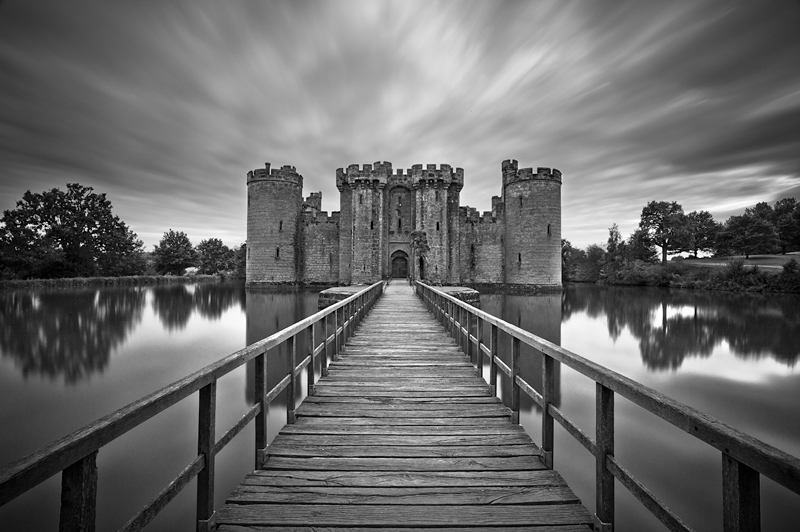
#> input picture calculate_histogram/image.png, 800 x 532 px
$ python main.py
#> lines starting #> are read from the running program, lines starting #| are printed output that depends on the picture
import cv2
import matplotlib.pyplot as plt
import numpy as np


def calculate_histogram(image):
    # Görüntünün genişliği ve yüksekliği alınıyor
    w, h = image.shape

    # Histogramı tutmak için 256 elemanlı bir dizi oluşturuluyor
    hist = [0] * 256

    # Her pikselin değerine göre histogram hesaplanıyor
    for v in range(h):
        for u in range(w):
            pixel_value = image[u, v]
            hist[pixel_value] += 1

    return hist


# Görüntüyü dosyadan okuma
image_path = "image.png"  # Gerçek dosya yoluyla değiştirin
image = cv2.imread(image_path, cv2.IMREAD_GRAYSCALE)
#> image is the input picture: shape (532, 800); min 0, max 255, mean 106.5
#IMREAD_GRAYSCALE :Bu, görüntünün gri tonlu olarak okunmasını sağlar. Eğer bu parametre verilmezse, görüntü renkli olarak okunur.

# Görüntü okunamazsa, uygun bir hata mesajı gösterilebilir
if image is None:
    print("Görüntü okunamadı. Lütfen dosya yolunu kontrol edin.")
else:
    # Histogramı hesapla
    histogram = calculate_histogram(image)
#> after the loop in calculate_histogram, `for v in range(h):`: hist = 256 values, max 3145 at index 66, min 52 at index 253, mean 1662.5
#> histogram has the same summary as hist in calculate_histogram
    print("Histogram:", histogram)
#> (printed output is left out)

    # Histogram grafiğini çiz
    plt.bar(range(256), histogram, color='gray')
    plt.title('Histogram')
    plt.xlabel('Piksel Değeri')
    plt.ylabel('Frekans')
    plt.show()
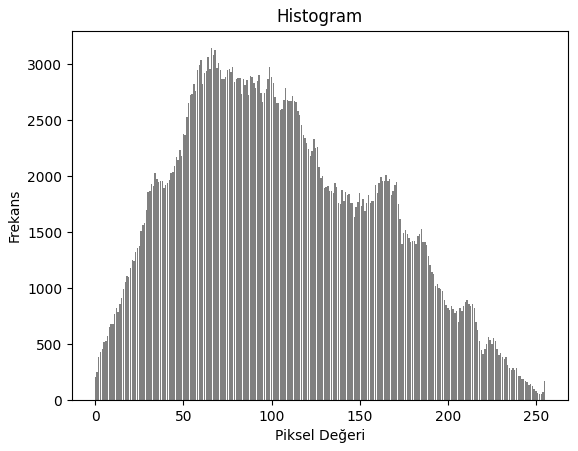
#> figure drawn by matplotlib, 1 panel; tallest bar 3145 high, from x = 65.6 to 66.4
